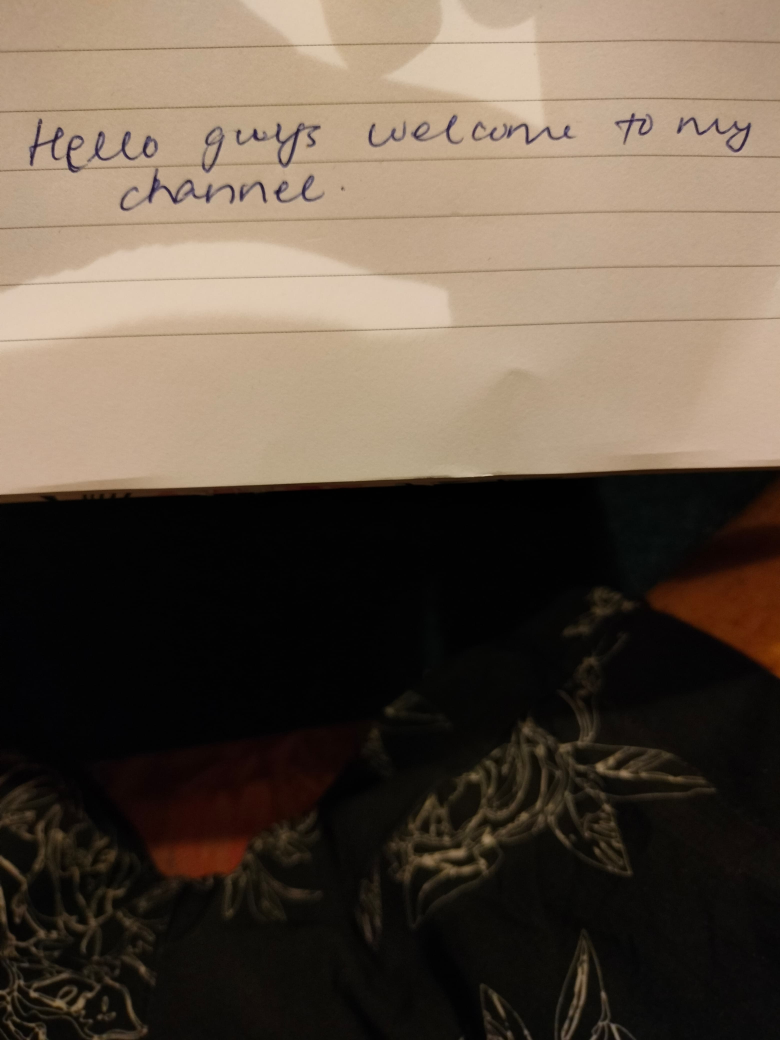
#> input picture Boss.jpeg, 3120 x 4160 px (shown at 1/4 size)
$ jupyter execute --allow-errors Untitled.ipynb
#> lines starting #> are read from the running program, lines starting #| are printed output that depends on the picture
[cell 1]
import cv2
import pytesseract

def draw_boxes_on_character(img_path):
    # Load the image using OpenCV
#> called with img_path = 'Boss.jpeg'
    img = cv2.imread(img_path)
#> img is the input picture: shape (4160, 3120, 3); mean B, G, R 70.3, 83.8, 97.3
    img= cv2.resize(img,(500,800))
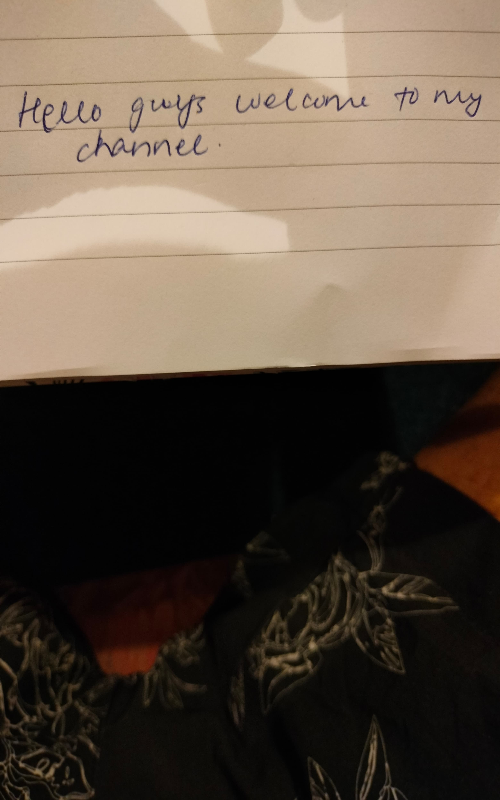
#> img: shape (800, 500, 3); mean B, G, R 70.2, 83.8, 97.2
    img_height, img_width, _ = img.shape  # Get image dimensions
#> img_height = 800; img_width = 500

    # Use Tesseract to get character-level bounding box information
    boxes = pytesseract.image_to_boxes(img)

    for box in boxes.splitlines():
        box = box.split(" ")
        character = box[0]
        x = int(box[1])
        y = int(box[2])
        x2 = int(box[3])
        y2 = int(box[4])

        # Draw a bounding box around the character
        cv2.rectangle(img, (x, img_height - y), (x2, img_height - y2), (0, 255, 0), 1)

        # Add the character as a label
        cv2.putText(img, character, (x, img_height - y2), cv2.FONT_HERSHEY_COMPLEX, 1, (0, 0, 255), 1)

    return img

# Specify the path to the image you want to process
input_image_path = 'Boss.jpeg'

# Call the function to draw boxes on detected characters
#> (the rest of this cell did not finish here and is left out)


$ run again, with Bastard.jpeg copied over Boss.jpeg
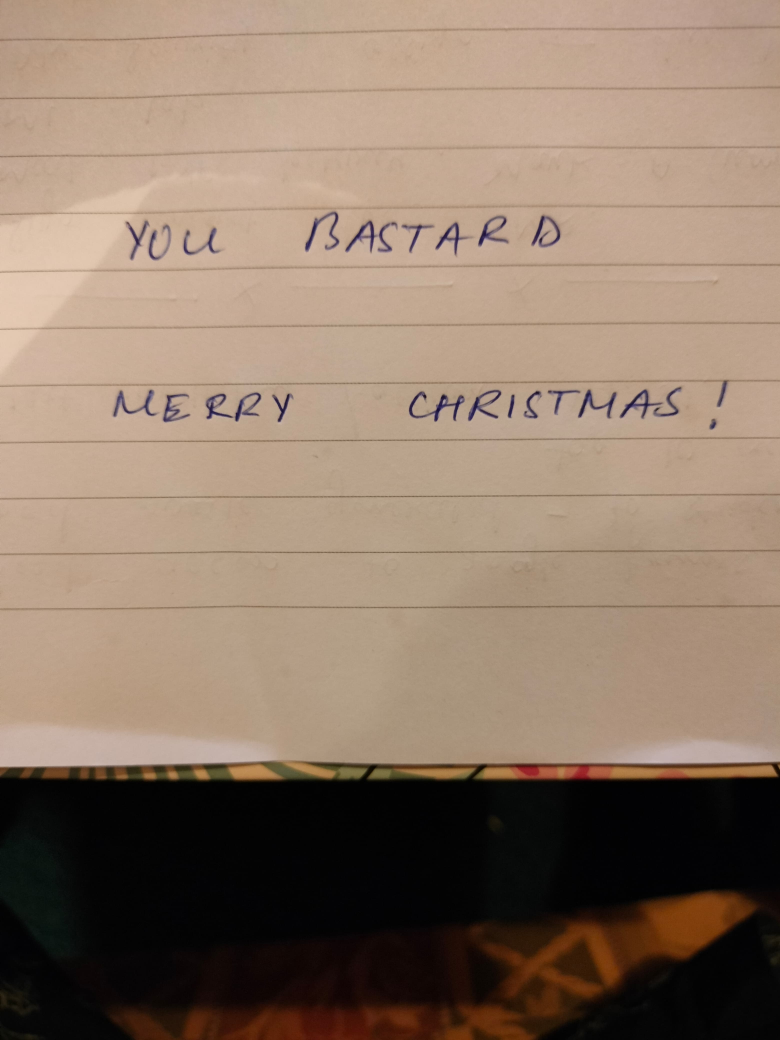
#> input picture Bastard.jpeg, 3120 x 4160 px (shown at 1/4 size)
#> in draw_boxes_on_character, img is the input picture: shape (4160, 3120, 3); mean B, G, R 105.2, 122.5, 143.6
#> in draw_boxes_on_character, `img= cv2.resize(img,(500,800))`:
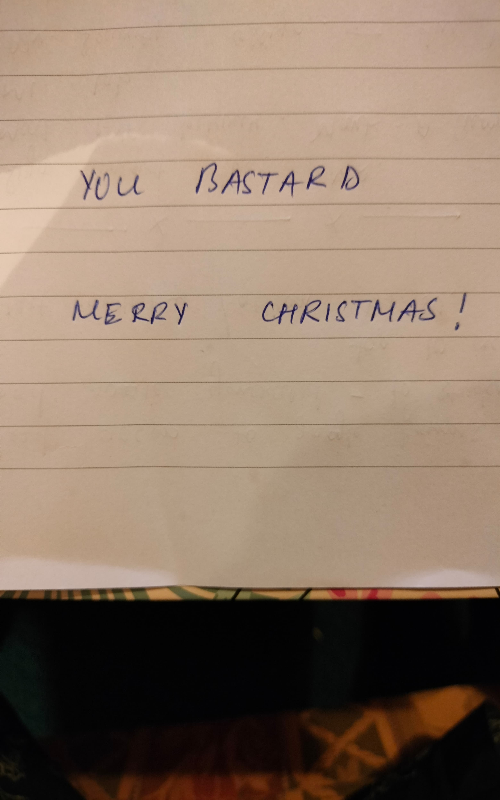
#> img: shape (800, 500, 3); mean B, G, R 105.2, 122.5, 143.5
